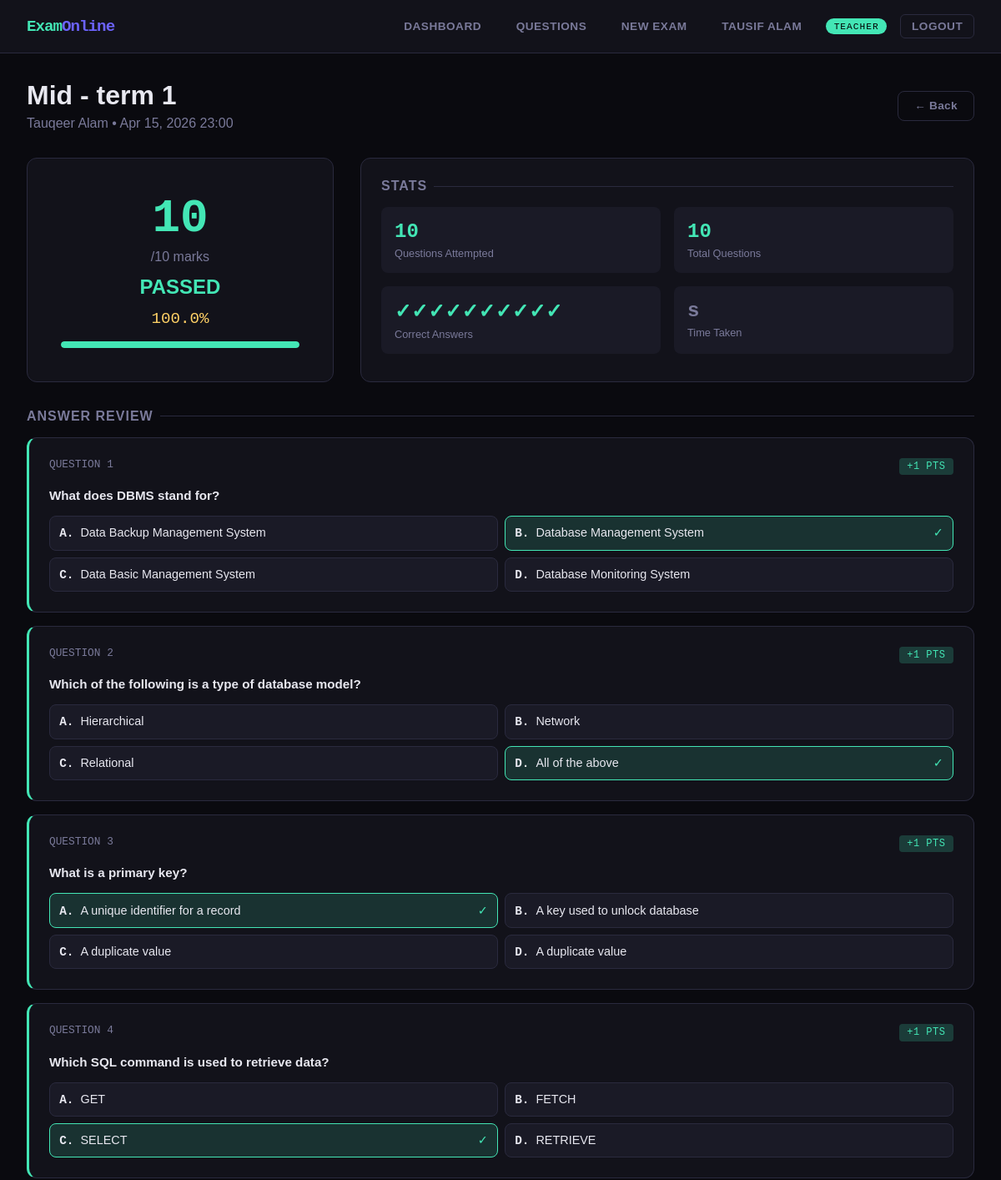
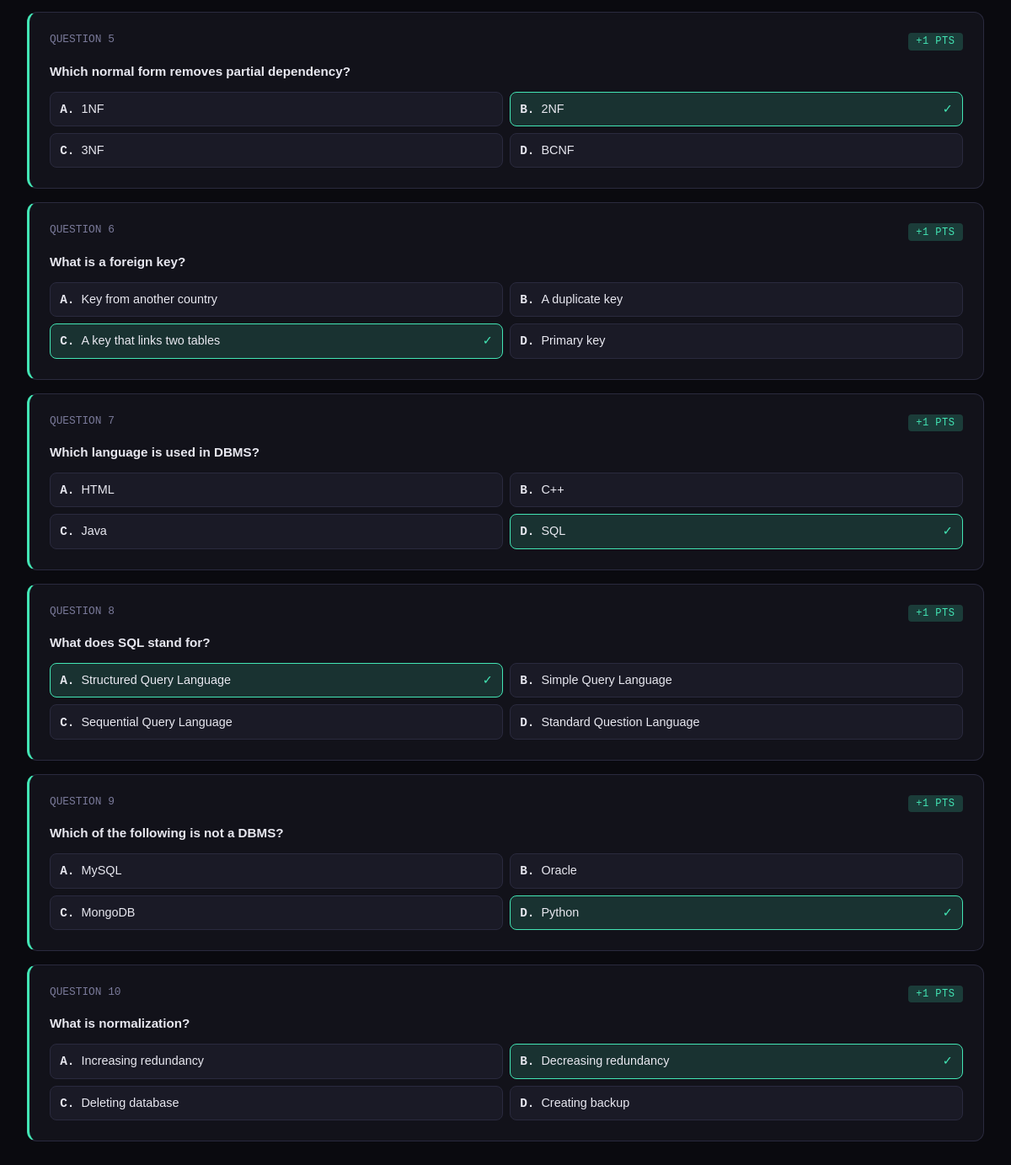
Screenshot of /result/14/ (signed in) with the database file from the repository (2 pictures, top to bottom).
### accounts/models.py (models this page shows, shortened)
class User(AbstractUser):
    ROLE_CHOICES = [('admin', 'Admin'), ('teacher', 'Teacher'), ('student', 'Student')]
    role = models.CharField(max_length=10, choices=ROLE_CHOICES, default='student')
    phone = models.CharField(max_length=15, blank=True)
    profile_pic = models.CharField(max_length=200, blank=True)
    bio = models.TextField(blank=True)
    created_at = models.DateTimeField(auto_now_add=True)

### exams/models.py (models this page shows, shortened)
class ExamAttempt(models.Model):
    exam = models.ForeignKey(Exam, on_delete=models.CASCADE, related_name='attempts')
    student = models.ForeignKey(User, on_delete=models.CASCADE)
    started_at = models.DateTimeField(auto_now_add=True)
    submitted_at = models.DateTimeField(null=True, blank=True)
    score = models.IntegerField(default=0)
    total_marks = models.IntegerField(default=0)
    is_submitted = models.BooleanField(default=False)
    class Meta:
        unique_together = (('exam', 'student'),)
    @property
    def percentage(self):
        if self.total_marks == 0:
            return 0
        return round((self.score / self.total_marks) * 100, 2)
    @property
    def passed(self):
        return self.score >= self.exam.pass_marks

class Exam(models.Model):
    title = models.CharField(max_length=200)
    subject = models.ForeignKey(Subject, on_delete=models.CASCADE)
    description = models.TextField(blank=True)
    duration_minutes = models.PositiveIntegerField(default=60)
    total_marks = models.IntegerField(default=0)
    pass_marks = models.IntegerField(default=0)
    start_time = models.DateTimeField()
    end_time = models.DateTimeField()
    questions = models.ManyToManyField(Question, blank=True)
    created_by = models.ForeignKey(User, on_delete=models.CASCADE)
    is_active = models.BooleanField(default=True)
    shuffle_questions = models.BooleanField(default=False)
    created_at = models.DateTimeField(auto_now_add=True)

class Answer(models.Model):
    attempt = models.ForeignKey(ExamAttempt, on_delete=models.CASCADE, related_name='answers')
    question = models.ForeignKey(Question, on_delete=models.CASCADE)
    selected_option = models.CharField(max_length=1, choices=OPTIONS, blank=True)
    is_correct = models.BooleanField(default=False)
    marks_obtained = models.IntegerField(default=0)

class Question(models.Model):
    DIFFICULTY = [('easy','Easy'), ('medium','Medium'), ('hard','Hard')]
    subject = models.ForeignKey(Subject, on_delete=models.CASCADE, related_name='questions')
    text = models.TextField()
    option_a = models.CharField(max_length=300)
    option_b = models.CharField(max_length=300)
    option_c = models.CharField(max_length=300)
    option_d = models.CharField(max_length=300)
    correct_answer = models.CharField(max_length=1, choices=OPTIONS)
    marks = models.IntegerField(default=1)
    difficulty = models.CharField(max_length=10, choices=DIFFICULTY, default='medium')
    created_by = models.ForeignKey(User, on_delete=models.CASCADE)
    created_at = models.DateTimeField(auto_now_add=True)

### exams/views.py (the view)
# urls.py: path('result/<int:attempt_id>/', ev.exam_result_detail, name='exam_result_detail'),
@login_required
def exam_result_detail(request, attempt_id):
    attempt = get_object_or_404(ExamAttempt, id=attempt_id)
    if request.user.role == 'student' and attempt.student != request.user:
        return redirect('student_dashboard')
    answers = attempt.answers.select_related('question').all()
    return render(request, 'exams/result_detail.html', {'attempt': attempt, 'answers': answers})

### templates/exams/result_detail.html (shortened to what this page needs)
{% extends 'base.html' %}
{% block content %}
<div class="container">
  <div class="page-header" style="display:flex;justify-content:space-between;align-items:center">
    <div>
      <h1>{{ attempt.exam.title }}</h1>
      <p>{{ attempt.student.get_full_name|default:attempt.student.username }} &bull; {{ attempt.submitted_at|date:"M d, Y H:i" }}</p>
    </div>
    <a href="javascript:history.back()" class="btn btn-ghost">&larr; Back</a>
  </div>
  <div style="display:grid;grid-template-columns:1fr 2fr;gap:2rem;margin-bottom:2rem">
    <div class="card" style="text-align:center;padding:2.5rem">
      <div style="font-family:var(--mono);font-size:3.5rem;font-weight:700;color:{% if attempt.passed %}var(--accent3){% else %}var(--accent2){% endif %}">
        {{ attempt.score }}
      </div>
      <div style="color:var(--text-dim);margin:.3rem 0">/{{ attempt.total_marks }} marks</div>
      <div style="font-size:1.5rem;font-weight:800;margin:.8rem 0;color:{% if attempt.passed %}var(--accent3){% else %}var(--accent2){% endif %}">
        {% if attempt.passed %}PASSED{% else %}FAILED{% endif %}
      </div>
      <div style="font-family:var(--mono);font-size:1.2rem;color:var(--warning)">{{ attempt.percentage }}%</div>
      <div class="progress-bar" style="margin-top:1rem">
        <div class="progress-fill {% if attempt.percentage >= 50 %}green{% endif %}" style="width:{{ attempt.percentage }}%"></div>
      </div>
    </div>
    <div class="card">
      <div class="section-title">Stats</div>
      <div style="display:grid;grid-template-columns:1fr 1fr;gap:1rem">
        <div style="background:var(--surface2);border-radius:8px;padding:1rem">
          <div style="font-family:var(--mono);font-size:1.5rem;font-weight:700;color:var(--accent3)">
            {{ answers|length }}
          </div>
          <div style="font-size:.8rem;color:var(--text-dim);margin-top:.3rem">Questions Attempted</div>
        </div>
        <div style="background:var(--surface2);border-radius:8px;padding:1rem">
          <div style="font-family:var(--mono);font-size:1.5rem;font-weight:700;color:var(--accent3)">
            {% with correct=0 %}
            {{ attempt.answers.all|length }}
            {% endwith %}
          </div>
          <div style="font-size:.8rem;color:var(--text-dim);margin-top:.3rem">Total Questions</div>
        </div>
        <div style="background:var(--surface2);border-radius:8px;padding:1rem">
          <div style="font-family:var(--mono);font-size:1.5rem;font-weight:700;color:var(--accent3)">
            {% for a in answers %}{% if a.is_correct %}✓{% endif %}{% endfor %}
          </div>
          <div style="font-size:.8rem;color:var(--text-dim);margin-top:.3rem">Correct Answers</div>
        </div>
        <div style="background:var(--surface2);border-radius:8px;padding:1rem">
          <div style="font-family:var(--mono);font-size:1.5rem;font-weight:700;color:var(--text-dim)">
            {{ attempt.time_taken }}s
          </div>
          <div style="font-size:.8rem;color:var(--text-dim);margin-top:.3rem">Time Taken</div>
        </div>
      </div>
    </div>
  </div>
  <div class="section-title">Answer Review</div>
  {% for answer in answers %}
  <div class="card" style="margin-bottom:1rem;border-left:3px solid {% if answer.is_correct %}var(--accent3){% else %}var(--accent2){% endif %}">
    <div style="display:flex;justify-content:space-between;align-items:flex-start;margin-bottom:1rem">
      <div style="font-family:var(--mono);font-size:.8rem;color:var(--text-dim)">QUESTION {{ forloop.counter }}</div>
      <span class="tag {% if answer.is_correct %}tag-pass{% else %}tag-fail{% endif %}">
        {% if answer.is_correct %}+{{ answer.marks_obtained }} pts{% else %}0 pts{% endif %}
      </span>
    </div>
    <div style="font-weight:600;margin-bottom:1rem;font-size:.95rem">{{ answer.question.text }}</div>
    <div style="display:grid;grid-template-columns:1fr 1fr;gap:.5rem">
      <div style="padding:.7rem;border-radius:8px;font-size:.9rem;
        {% if answer.question.correct_answer == 'A' %}background:rgba(67,230,181,.15);border:1px solid var(--accent3);
        {% elif answer.selected_option == 'A' and not answer.is_correct %}background:rgba(255,101,132,.15);border:1px solid var(--accent2);
        {% else %}background:var(--surface2);border:1px solid var(--border);{% endif %}">
        <span style="font-family:var(--mono);font-weight:700;margin-right:.5rem">A.</span>{{ answer.question.option_a }}
        {% if answer.question.correct_answer == 'A' %}<span style="float:right;color:var(--accent3)">✓</span>{% endif %}
      </div>
      <div style="padding:.7rem;border-radius:8px;font-size:.9rem;
        {% if answer.question.correct_answer == 'B' %}background:rgba(67,230,181,.15);border:1px solid var(--accent3);
        {% elif answer.selected_option == 'B' and not answer.is_correct %}background:rgba(255,101,132,.15);border:1px solid var(--accent2);
        {% else %}background:var(--surface2);border:1px solid var(--border);{% endif %}">
        <span style="font-family:var(--mono);font-weight:700;margin-right:.5rem">B.</span>{{ answer.question.option_b }}
        {% if answer.question.correct_answer == 'B' %}<span style="float:right;color:var(--accent3)">✓</span>{% endif %}
      </div>
      <div style="padding:.7rem;border-radius:8px;font-size:.9rem;
        {% if answer.question.correct_answer == 'C' %}background:rgba(67,230,181,.15);border:1px solid var(--accent3);
        {% elif answer.selected_option == 'C' and not answer.is_correct %}background:rgba(255,101,132,.15);border:1px solid var(--accent2);
        {% else %}background:var(--surface2);border:1px solid var(--border);{% endif %}">
        <span style="font-family:var(--mono);font-weight:700;margin-right:.5rem">C.</span>{{ answer.question.option_c }}
        {% if answer.question.correct_answer == 'C' %}<span style="float:right;color:var(--accent3)">✓</span>{% endif %}
      </div>
      <div style="padding:.7rem;border-radius:8px;font-size:.9rem;
        {% if answer.question.correct_answer == 'D' %}background:rgba(67,230,181,.15);border:1px solid var(--accent3);
        {% elif answer.selected_option == 'D' and not answer.is_correct %}background:rgba(255,101,132,.15);border:1px solid var(--accent2);
        {% else %}background:var(--surface2);border:1px solid var(--border);{% endif %}">
        <span style="font-family:var(--mono);font-weight:700;margin-right:.5rem">D.</span>{{ answer.question.option_d }}
        {% if answer.question.correct_answer == 'D' %}<span style="float:right;color:var(--accent3)">✓</span>{% endif %}
      </div>
    </div>
  </div>
  {% endfor %}
</div>
{% endblock %}

### templates/base.html (shortened to what this page needs)
<!DOCTYPE html>
<html lang="en">
<head>
</head>
<body>
{% if user.is_authenticated %}
<nav class="navbar">
  <div class="nav-brand">Exam<span>Online</span></div>
  <div class="nav-links">
    {% if user.role == 'admin' %}
      <a href="{% url 'admin_dashboard' %}">Dashboard</a>
      <a href="{% url 'manage_users' %}">Users</a>
      <a href="{% url 'all_results' %}">Results</a>
    {% elif user.role == 'teacher' %}
      <a href="{% url 'teacher_dashboard' %}">Dashboard</a>
      <a href="{% url 'question_bank' %}">Questions</a>
      <a href="{% url 'create_exam' %}">New Exam</a>
    {% else %}
      <a href="{% url 'student_dashboard' %}">Dashboard</a>
      <a href="{% url 'my_results' %}">My Results</a>
    {% endif %}
    <a href="{% url 'profile' %}">{{ user.get_full_name|default:user.username }}</a>
    <span class="badge-role {{ user.role }}">{{ user.role }}</span>
    <a href="{% url 'logout' %}" class="btn btn-ghost btn-sm">Logout</a>
  </div>
</nav>
{% endif %}
<main>
{% block content %}{% endblock %}
</main>
</body>
</html>

### templates/base.html (style rules this page uses)
:root { --bg: #0a0a0f; --surface: #12121a; --surface2: #1a1a26; --border: #2a2a3e; --accent: #6c63ff; --accent2: #ff6584; --accent3: #43e6b5; --text: #e8e8f0; --text-dim: #7a7a9a; --success: #43e6b5; --danger: #ff6584; --warning: #ffd166; --radius: 12px; --mono: 'Space Mono', monospace; --sans: 'Syne', sans-serif; }
* { box-sizing: border-box; margin: 0; padding: 0; }
body { background: var(--bg); color: var(--text); font-family: var(--sans); min-height: 100vh; }
a { color: var(--accent); text-decoration: none; }
.navbar { background: var(--surface); border-bottom: 1px solid var(--border); padding: 0 2rem; height: 64px; display: flex; align-items: center; justify-content: space-between; position: sticky; top: 0; z-index: 100; backdrop-filter: blur(10px); }
.nav-brand { font-family: var(--mono); font-weight: 700; font-size: 1.2rem; color: var(--accent3); letter-spacing: -1px; }
.nav-brand span { color: var(--accent); }
.nav-links { display: flex; gap: 1rem; align-items: center; }
.nav-links a { color: var(--text-dim); font-size: .85rem; font-weight: 600; padding: .4rem .8rem; border-radius: 6px; transition: all .2s; text-transform: uppercase; letter-spacing: .5px; }
.badge-role { background: var(--accent); color: #fff; font-size: .7rem; padding: .2rem .6rem; border-radius: 20px; font-family: var(--mono); text-transform: uppercase; letter-spacing: 1px; }
.badge-role.teacher { background: var(--accent3); color: #000; }
.container { max-width: 1200px; margin: 0 auto; padding: 2rem; }
.page-header { margin-bottom: 2rem; }
.page-header h1 { font-size: 2rem; font-weight: 800; color: var(--text); }
.page-header p { color: var(--text-dim); margin-top: .4rem; }
.card { background: var(--surface); border: 1px solid var(--border); border-radius: var(--radius); padding: 1.5rem; transition: border-color .2s; }
.btn { display: inline-flex; align-items: center; gap: .4rem; padding: .6rem 1.2rem; border-radius: 8px; border: none; cursor: pointer; font-family: var(--sans); font-weight: 600; font-size: .85rem; transition: all .2s; text-decoration: none; letter-spacing: .3px; }
.btn-ghost { background: transparent; color: var(--text-dim); border: 1px solid var(--border); }
.btn-sm { padding: .35rem .8rem; font-size: .8rem; }
.tag { display: inline-block; padding: .2rem .6rem; border-radius: 4px; font-size: .75rem; font-family: var(--mono); text-transform: uppercase; letter-spacing: .5px; }
.tag-pass { background: rgba(67,230,181,.2); color: var(--accent3); }
.section-title { font-size: 1rem; font-weight: 700; color: var(--text-dim); text-transform: uppercase; letter-spacing: 1px; margin-bottom: 1rem; display: flex; align-items: center; gap: .5rem; }
.section-title::after { content: ''; flex: 1; height: 1px; background: var(--border); }
.progress-bar { background: var(--surface2); border-radius: 10px; height: 8px; overflow: hidden; }
.progress-fill { height: 100%; background: var(--accent); border-radius: 10px; transition: width .5s; }
.progress-fill.green { background: var(--accent3); }

### rows the page displays
User: get_full_name "TAUSIF ALAM", role "TEACHER"
ExamAttempt: exam "Mid - term 1", student.get_full_name "Tauqeer Alam", submitted_at "Apr 15, 2026 23:00", score "10", total_marks "10", percentage "100.0", answers.all|length "10"
Answer: marks_obtained "1", question.text "What does DBMS stand for?", question.option_a "Data Backup Management System", question.option_b "Database Management System", question.option_c "Data Basic Management System", question.option_d "Database Monitoring System"
Answer: marks_obtained "1", question.text "Which of the following is a type of database model?", question.option_a "Hierarchical", question.option_b "Network", question.option_c "Relational", question.option_d "All of the above"
Answer: marks_obtained "1", question.text "What is a primary key?", question.option_a "A unique identifier for a record", question.option_b "A key used to unlock database", question.option_c "A duplicate value", question.option_d "A duplicate value"
Answer: marks_obtained "1", question.text "Which SQL command is used to retrieve data?", question.option_a "GET", question.option_b "FETCH", question.option_c "SELECT", question.option_d "RETRIEVE"
Answer: marks_obtained "1", question.text "Which normal form removes partial dependency?", question.option_a "1NF", question.option_b "2NF", question.option_c "3NF", question.option_d "BCNF"
Answer: marks_obtained "1", question.text "What is a foreign key?", question.option_a "Key from another country", question.option_b "A duplicate key", question.option_c "A key that links two tables", question.option_d "Primary key"
Answer: marks_obtained "1", question.text "Which language is used in DBMS?", question.option_a "HTML", question.option_b "C++", question.option_c "Java", question.option_d "SQL"
Answer: marks_obtained "1", question.text "What does SQL stand for?", question.option_a "Structured Query Language", question.option_b "Simple Query Language", question.option_c "Sequential Query Language", question.option_d "Standard Question Language"
Answer: marks_obtained "1", question.text "Which of the following is not a DBMS?", question.option_a "MySQL", question.option_b "Oracle", question.option_c "MongoDB", question.option_d "Python"
Answer: marks_obtained "1", question.text "What is normalization?", question.option_a "Increasing redundancy", question.option_b "Decreasing redundancy", question.option_c "Deleting database", question.option_d "Creating backup"

### other values shown
{{ answers|length }} "10"
